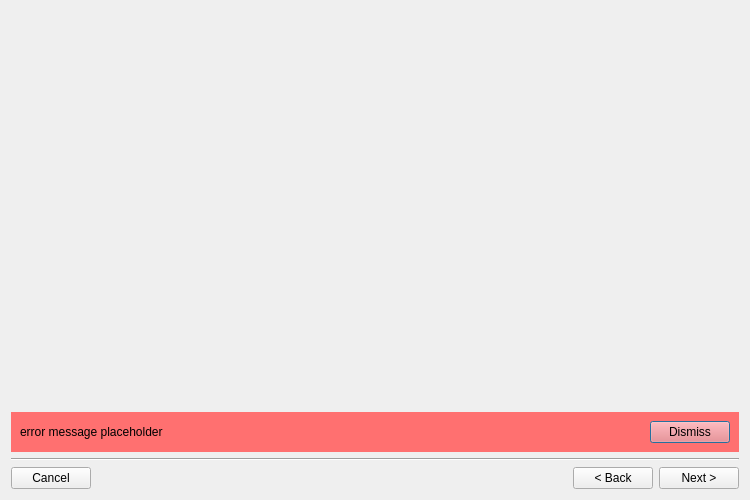
<?xml version="1.0" encoding="UTF-8"?>
<ui version="4.0">
 <class>SetupWizardWindow</class>
 <widget class="QDialog" name="SetupWizardWindow">
  <property name="geometry">
   <rect>
    <x>0</x>
    <y>0</y>
    <width>750</width>
    <height>500</height>
   </rect>
  </property>
  <property name="windowTitle">
   <string>Add New Account</string>
  </property>
  <property name="modal">
   <bool>true</bool>
  </property>
  <layout class="QVBoxLayout" name="verticalLayout" stretch="1,0,0,0">
   <item>
    <widget class="QWidget" name="contentWidget" native="true"/>
   </item>
   <item>
    <widget class="QWidget" name="errorMessageWidget" native="true">
     <property name="sizePolicy">
      <sizepolicy hsizetype="Expanding" vsizetype="Minimum">
       <horstretch>0</horstretch>
       <verstretch>0</verstretch>
      </sizepolicy>
     </property>
     <property name="styleSheet">
      <string notr="true">background-color: #ff7070;</string>
     </property>
     <layout class="QHBoxLayout" name="horizontalLayout" stretch="1,0">
      <item>
       <widget class="QLabel" name="errorMessageLabel">
        <property name="text">
         <string notr="true">error message placeholder</string>
        </property>
       </widget>
      </item>
      <item>
       <widget class="QPushButton" name="errorMessageDismissButton">
        <property name="sizePolicy">
         <sizepolicy hsizetype="Minimum" vsizetype="Minimum">
          <horstretch>0</horstretch>
          <verstretch>0</verstretch>
         </sizepolicy>
        </property>
        <property name="text">
         <string>Dismiss</string>
        </property>
       </widget>
      </item>
     </layout>
    </widget>
   </item>
   <item>
    <widget class="Line" name="line">
     <property name="orientation">
      <enum>Qt::Horizontal</enum>
     </property>
    </widget>
   </item>
   <item>
    <layout class="QHBoxLayout" name="bottomButtonsLayout">
     <item>
      <widget class="QPushButton" name="cancelButton">
       <property name="text">
        <string>Cancel</string>
       </property>
      </widget>
     </item>
     <item>
      <spacer name="horizontalSpacer">
       <property name="orientation">
        <enum>Qt::Horizontal</enum>
       </property>
       <property name="sizeHint" stdset="0">
        <size>
         <width>40</width>
         <height>20</height>
        </size>
       </property>
      </spacer>
     </item>
     <item>
      <layout class="QHBoxLayout" name="paginationLayout"/>
     </item>
     <item>
      <spacer name="horizontalSpacer_2">
       <property name="orientation">
        <enum>Qt::Horizontal</enum>
       </property>
       <property name="sizeHint" stdset="0">
        <size>
         <width>40</width>
         <height>20</height>
        </size>
       </property>
      </spacer>
     </item>
     <item>
      <widget class="QPushButton" name="backButton">
       <property name="text">
        <string>&lt; Back</string>
       </property>
      </widget>
     </item>
     <item>
      <widget class="QPushButton" name="nextButton">
       <property name="text">
        <string>Next &gt;</string>
       </property>
      </widget>
     </item>
    </layout>
   </item>
  </layout>
 </widget>
 <resources/>
 <connections/>
</ui>
